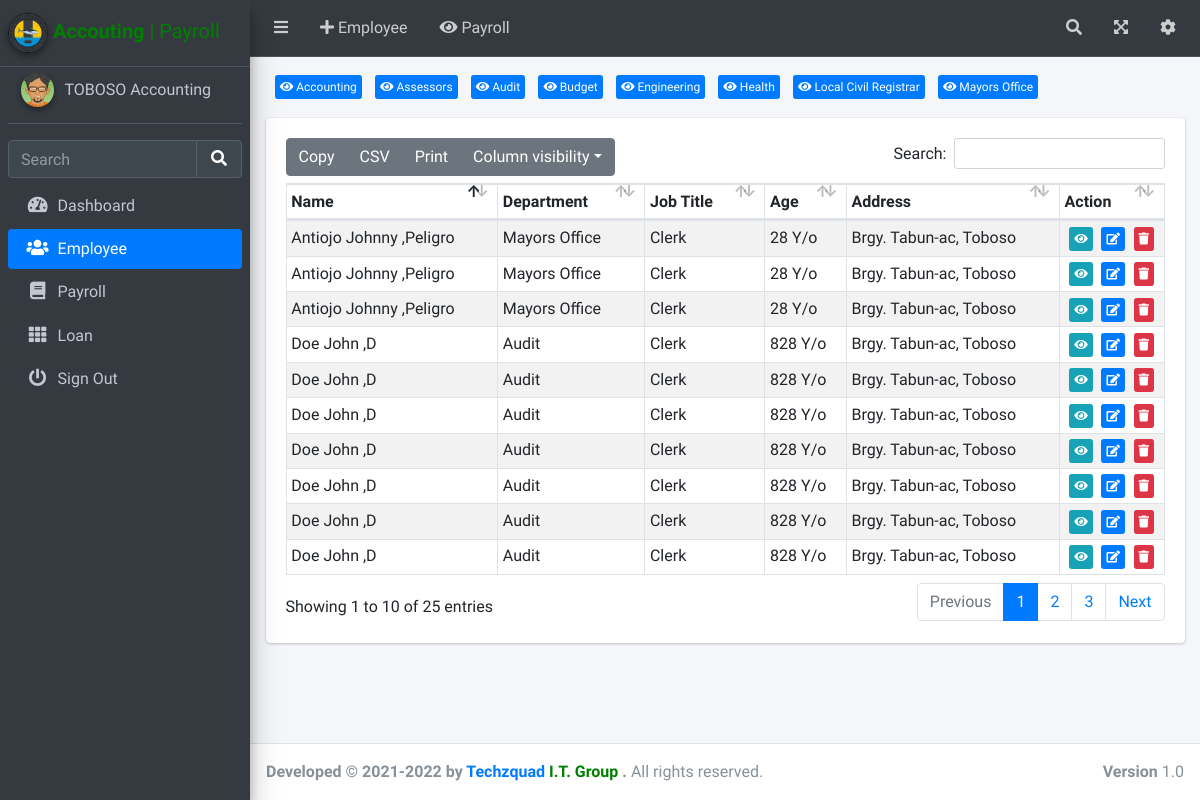
The page /Employee/index.php (signed in) on the database its author committed.
### tables this page shows
CREATE TABLE `department` (
  `d_id` int(15) NOT NULL,
  `department` varchar(40) NOT NULL
);

CREATE TABLE `employee` (
  `e_id` int(15) NOT NULL,
  `first_name` varchar(25) NOT NULL,
  `middle_name` varchar(25) NOT NULL,
  `last_name` varchar(25) NOT NULL,
  `suffix` varchar(5) NOT NULL,
  `gender` varchar(6) NOT NULL,
  `birth_date` date NOT NULL,
  `addres` varchar(60) NOT NULL,
  `stat` varchar(20) NOT NULL,
  `email` varchar(40) NOT NULL,
  `contact` int(16) NOT NULL,
  `religion` varchar(30) NOT NULL,
  `educational_attainment` varchar(30) NOT NULL,
  `course` varchar(50) NOT NULL,
  `employee_type` varchar(20) NOT NULL,
  `department` varchar(50) NOT NULL,
  `job_title` varchar(50) NOT NULL,
  `salary` int(12) NOT NULL,
  `cse` varchar(3) NOT NULL,
  `cse_type` varchar(30) NOT NULL,
  `hired` date NOT NULL,
  `created` timestamp NOT NULL DEFAULT CURRENT_TIMESTAMP
);

CREATE TABLE `job` (
  `j_id` int(15) NOT NULL,
  `job` varchar(35) NOT NULL
);

CREATE TABLE `addres` (
  `a_id` int(15) NOT NULL,
  `addres` varchar(50) NOT NULL,
  `created` datetime NOT NULL DEFAULT CURRENT_TIMESTAMP
);

### Employee/index.php (called while the page is built, shortened)
<?php include '../includes/header.php';?>
<?php include '../includes/sideBar.php';?>
<?php include 'body.php';?>
<?php include '../includes/footer.php';?>
<?php include '../includes/footerScripts.php';?>

### Employee/body.php (the view, shortened to what this page needs)
<div class="content-wrapper"">
  <section class="content">
      <div class="container-fluid">
                       <?php
                        $Employee = "SELECT * FROM department ORDER BY department ASC";
                        $result = mysqli_query($con, $Employee);
                        if (mysqli_num_rows($result)> 0 )
                        {
                           while($row = mysqli_fetch_assoc($result)) {
                             echo '<a href="viewDepartment?id='.$row['d_id'].'"><button style="margin-left:1%;margin-top:2%;margin-bottom:2%" class="btn btn-xs btn-primary">
                                  <i class="fas fa-eye"></i> '.$row['department'].'
                                  </button></a> ';
                        }}
                        ?>
                        <br><div class="row">
          <div class="col-12">
          <div class="card">
              <div class="card-body">
                <table id="example1" class="table table-bordered table-striped">
                  <thead>
                  <tr>
                    <th >Name</th>
                    <th>Department</th>
                    <th>Job Title</th>
                    <th>Age</th>
                    <th>Address</th>
                    <th>Action</th>
                  </tr>
                  </thead>
                  <tbody>
                       <?php
                        $Employee = "SELECT a.e_id,a.first_name,a.middle_name,a.last_name,a.suffix,a.birth_date,b.addres,c.department,d.job FROM employee a
                        JOIN addres b ON a.addres = b.a_id
                        LEFT JOIN department c on a.department = c.d_id
                        LEFT JOIN job d on a.job_title = d.j_id
                        ORDER BY a.last_name ASC";
                        $result = mysqli_query($con, $Employee);
                        if (mysqli_num_rows($result)> 0 )
                        {
                           while($row = mysqli_fetch_assoc($result)) {
                             echo '
                             <tr><td>'.$row['last_name'],' ',$row['first_name'],' ,', $row['middle_name'],$row['suffix'].'</td>
                             <td>'.$row['department'].'</td>
                             <td>'.$row['job'].'</td>
                             <td>'.date_diff(date_create($row['birth_date']),date_create('now'))->y.' Y/o</td>
                             <td>'.$row['addres'].'</td>
                             <td><a href="ViewEmployee?id='.$row['e_id'].'">
                             <button class="btn btn-xs btn-info" style="margin-left:5%" ><i class="fa fa-xl fa-eye"></i></button></a>
                             <a href="ViewEmployee?id='.$row['e_id'].'">
                             <button class="btn btn-xs btn-primary" style="margin-left:5%"  ><i class="fa fa-xl fa-edit"></i></button></a>
                             <button  onClick="delEmp('.$row['e_id'].')" style="margin-left:5%" class="btn btn-xs btn-danger"><i class="fa fa-xl fa-trash"></i></button>
                             </td>
                             </tr>
                            '  ;
                        }}
                        ?>
                </table>
              </div>
            </div>

### includes/header.php (shortened to what this page needs)
 <?php
  $a=$_SESSION["a_id"];
  $con = new mysqli (H , U , P , D);
  $sql= "SELECT username FROM admin where a_id=$a";
  $qry= $con->prepare($sql);
  $qry->execute();
  $qry->bind_result($username);
?>
  <!DOCTYPE html>
<html lang="en">
<head>
  <link rel="stylesheet" href="../includes/plugins/fontawesome-free/css/all.min.css">
  <link rel="stylesheet" href="../includes/plugins/overlayScrollbars/css/OverlayScrollbars.min.css">
  <link rel="stylesheet" href="../includes/dist/css/adminlte.min.css">
  <link rel="stylesheet" href="../includes/plugins/select2/css/select2.min.css">
  <link href="../includes/sweetalert.css" rel="stylesheet" type="text/css"/>
  <link rel="stylesheet" href="../includes/plugins/datatables-bs4/css/dataTables.bootstrap4.min.css">
  <link rel="stylesheet" href="../includes/plugins/datatables-responsive/css/responsive.bootstrap4.min.css">
  <link rel="stylesheet" href="../includes/plugins/datatables-buttons/css/buttons.bootstrap4.min.css">
</head>
<body class="hold-transition sidebar-mini layout-fixed layout-navbar-fixed layout-footer-fixed">
<div class="wrapper">
  <nav class="main-header navbar navbar-expand navbar-dark">
    <ul class="navbar-nav">
      <li class="nav-item">
        <a class="nav-link" data-widget="pushmenu" href="#" role="button"><i class="fas fa-bars"></i></a>
      </li>
      <li class="nav-item d-none d-sm-inline-block" data-toggle="modal" data-target="#employees">
        <a class="nav-link"><i class="fa fa-plus"></i> Employee</a>
      </li>
      <li class="nav-item d-none d-sm-inline-block">
        <a href="../Harvest/index" class="nav-link"><i class="fa fa-eye"></i> Payroll</a>
      </li>
    </ul>
    <ul class="navbar-nav ml-auto">
      <li class="nav-item">
        <a class="nav-link" data-widget="navbar-search" href="#" role="button">
          <i class="fas fa-search"></i>
        </a>
      </li>
      <li class="nav-item">
        <a class="nav-link" data-widget="fullscreen" href="#" role="button">
          <i class="fas fa-expand-arrows-alt"></i>
        </a>
      </li>
      <li class="nav-item" class="fa fa-plus" data-toggle="modal" data-target="#addSettings">
        <a class="nav-link" data-widget="control-sidebar" data-slide="true" href="#" role="button">
          <i class="fas fa-cog"></i>
        </a>
      </li>
    </ul>
  </nav>
  <aside class="main-sidebar sidebar-dark-primary elevation-4">
    <a href="index3.html" class="brand-link">
          <img src="../includes/dist/img/toboso.png" class="img-circle elevation-2" height="40px">
      <span style="color:green" class="breadcrumb-item"><b>Accouting</b> | Payroll</span>
    </a>
    <div class="sidebar">
      <div class="user-panel mt-3 pb-3 mb-3 d-flex">
        <div class="image">
          <img src="../includes/dist/img/avatar4.png" class="img-circle elevation-2" alt="User Image">
        </div>
        <div class="info">
          <a href="#" class="d-block"><?php echo $username;?></a>
        </div>
      </div>
      <div class="form-inline">
        <div class="input-group" data-widget="sidebar-search">
          <input class="form-control form-control-sidebar" type="search" placeholder="Search" aria-label="Search">
          <div class="input-group-append">
            <button class="btn btn-sidebar">
              <i class="fas fa-search fa-fw"></i>
            </button>
          </div>
        </div>
      </div>

### includes/sideBar.php
 <nav class="mt-2">
        <ul class="nav nav-pills nav-sidebar flex-column" data-widget="treeview" role="menu" data-accordion="false">
          <li class="nav-item" <?php if($username!="TOBOSO Accounting"){echo"hidden";}else{echo "";}?>>
            <a href="../Home/index" id ="home" class="nav-link">
              <i class="nav-icon fas fa-tachometer-alt"></i>
              <p>
                Dashboard
              </p>
            </a>
          </li>
          <li class="nav-item">
            <a href="../Employee/index" id ="employee" class="nav-link">
              <i class="nav-icon fas fa-users"></i>
              <p>
                Employee
              </p>
            </a>
          </li>
          <li class="nav-item">
            <a href="../Payroll/index" id ="payroll" class="nav-link">
              <i class="nav-icon fas fa-book"></i>
              <p>
                Payroll
              </p>
            </a>
          </li>
          <li class="nav-item">
            <a href="../Loan/index" id ="loan" class="nav-link">
              <i class="nav-icon fas fa-th"></i>
              <p>
                Loan
              </p>
            </a>
          </li>
          <li onclick="signOut()" class="nav-item">
            <a class="nav-link">
              <i class="nav-icon fas fa-power-off"></i>
              <p>
                Sign Out
              </p>
            </a>
          </li>
        </ul>
      </nav>
    </div>
</aside>

### includes/footer.php
<footer class="main-footer">
  <strong>Developed &copy; 2021-2022 by <a href="https://adminlte.io">Techzquad <span style="color:green">I.T. Group</span> </a>.</strong>
  All rights reserved.
  <div class="float-right d-none d-sm-inline-block">
    <b>Version</b> 1.0
  </div>
</footer>

### includes/footerScripts.php (shortened to what this page needs)
</body>
</html>

### Employee/index.php (style rules this page uses)
#employee { color: #fff;background-color: #007bff; }

### rows shown on the page
department: department "Accounting"
department: department "Assessors"
department: department "Audit"
department: department "Budget"
department: department "Engineering"
department: department "Health"
department: department "Local Civil Registrar"
department: department "Mayors Office"
employee: last_name "Antiojo", first_name "Johnny", middle_name "Peligro", department.department "Mayors Office", job.job "Clerk", birth_date "28", addres.addres "Brgy. Tabun-ac, Toboso"
employee: last_name "Antiojo", first_name "Johnny", middle_name "Peligro", department.department "Mayors Office", job.job "Clerk", birth_date "28", addres.addres "Brgy. Tabun-ac, Toboso"
employee: last_name "Antiojo", first_name "Johnny", middle_name "Peligro", department.department "Mayors Office", job.job "Clerk", birth_date "28", addres.addres "Brgy. Tabun-ac, Toboso"
employee: last_name "Doe", first_name "John", middle_name "D", department.department "Audit", job.job "Clerk", birth_date "828", addres.addres "Brgy. Tabun-ac, Toboso"
employee: last_name "Doe", first_name "John", middle_name "D", department.department "Audit", job.job "Clerk", birth_date "828", addres.addres "Brgy. Tabun-ac, Toboso"
employee: last_name "Doe", first_name "John", middle_name "D", department.department "Audit", job.job "Clerk", birth_date "828", addres.addres "Brgy. Tabun-ac, Toboso"
employee: last_name "Doe", first_name "John", middle_name "D", department.department "Audit", job.job "Clerk", birth_date "828", addres.addres "Brgy. Tabun-ac, Toboso"
employee: last_name "Doe", first_name "John", middle_name "D", department.department "Audit", job.job "Clerk", birth_date "828", addres.addres "Brgy. Tabun-ac, Toboso"
employee: last_name "Doe", first_name "John", middle_name "D", department.department "Audit", job.job "Clerk", birth_date "828", addres.addres "Brgy. Tabun-ac, Toboso"
employee: last_name "Doe", first_name "John", middle_name "D", department.department "Audit", job.job "Clerk", birth_date "828", addres.addres "Brgy. Tabun-ac, Toboso"

### other values the page prints
$username "TOBOSO Accounting"
